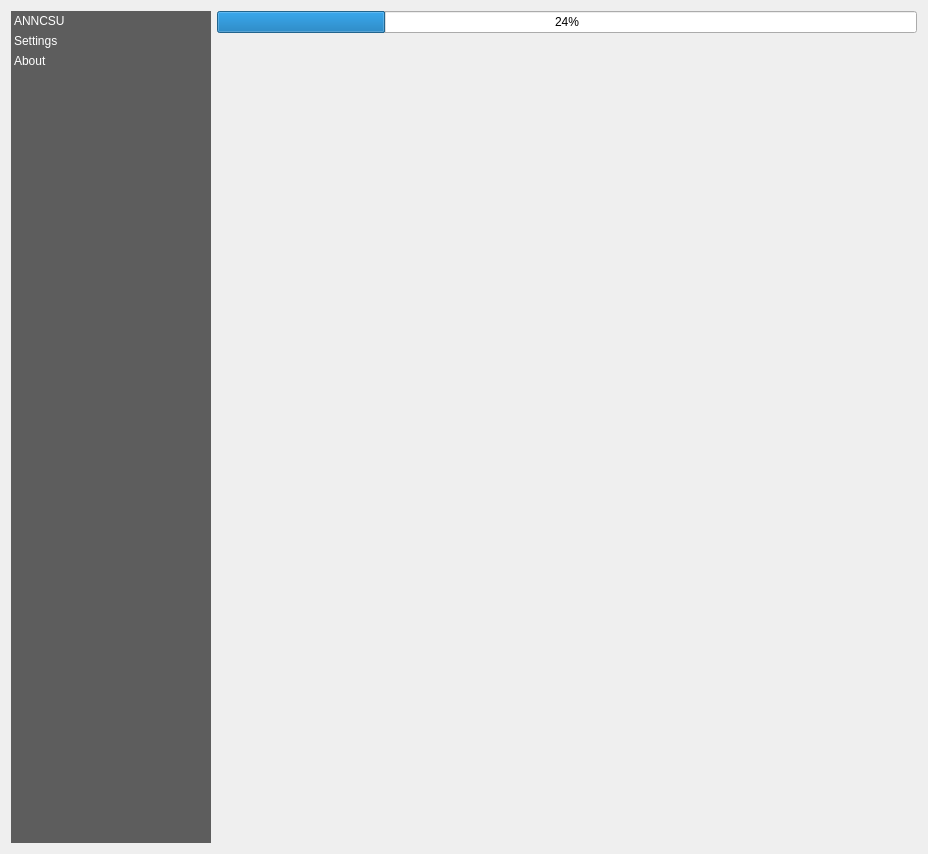
<?xml version="1.0" encoding="UTF-8"?>
<ui version="4.0">
 <class>Form</class>
 <widget class="QWidget" name="Form">
  <property name="windowModality">
   <enum>Qt::NonModal</enum>
  </property>
  <property name="geometry">
   <rect>
    <x>0</x>
    <y>0</y>
    <width>928</width>
    <height>854</height>
   </rect>
  </property>
  <property name="windowTitle">
   <string>contents</string>
  </property>
  <layout class="QHBoxLayout" name="horizontalLayout">
   <item>
    <widget class="QListWidget" name="menu_widget">
     <property name="sizePolicy">
      <sizepolicy hsizetype="Minimum" vsizetype="Expanding">
       <horstretch>0</horstretch>
       <verstretch>0</verstretch>
      </sizepolicy>
     </property>
     <property name="minimumSize">
      <size>
       <width>200</width>
       <height>200</height>
      </size>
     </property>
     <property name="maximumSize">
      <size>
       <width>0</width>
       <height>16777215</height>
      </size>
     </property>
     <property name="styleSheet">
      <string notr="true">QListWidget{
	background-color: rgb(69, 69, 69, 220);
	outline: 0;
}
QListWidget::item {
	color: white;
	padding: 3px;
}
QListWidget::item::selected {
	color: black;
	background-color:palette(Window);
    padding-right: 0px;
}</string>
     </property>
     <property name="frameShape">
      <enum>QFrame::Box</enum>
     </property>
     <property name="lineWidth">
      <number>0</number>
     </property>
     <property name="horizontalScrollBarPolicy">
      <enum>Qt::ScrollBarAlwaysOff</enum>
     </property>
     <property name="sizeAdjustPolicy">
      <enum>QAbstractScrollArea::AdjustToContents</enum>
     </property>
     <property name="iconSize">
      <size>
       <width>32</width>
       <height>32</height>
      </size>
     </property>
     <property name="resizeMode">
      <enum>QListView::Adjust</enum>
     </property>
     <property name="uniformItemSizes">
      <bool>true</bool>
     </property>
     <property name="currentRow">
      <number>-1</number>
     </property>
     <item>
      <property name="text">
       <string>ANNCSU</string>
      </property>
      <property name="whatsThis">
       <string extracomment="Process proxies for selected mineral system and study scale"/>
      </property>
     </item>
     <item>
      <property name="text">
       <string>Settings</string>
      </property>
     </item>
     <item>
      <property name="text">
       <string>About</string>
      </property>
     </item>
    </widget>
   </item>
   <item>
    <layout class="QVBoxLayout" name="content_area_layout">
     <item>
      <widget class="QProgressBar" name="progress_bar">
       <property name="value">
        <number>24</number>
       </property>
      </widget>
     </item>
     <item>
      <widget class="QStackedWidget" name="pages_widget"/>
     </item>
    </layout>
   </item>
  </layout>
 </widget>
 <resources/>
 <connections/>
</ui>
